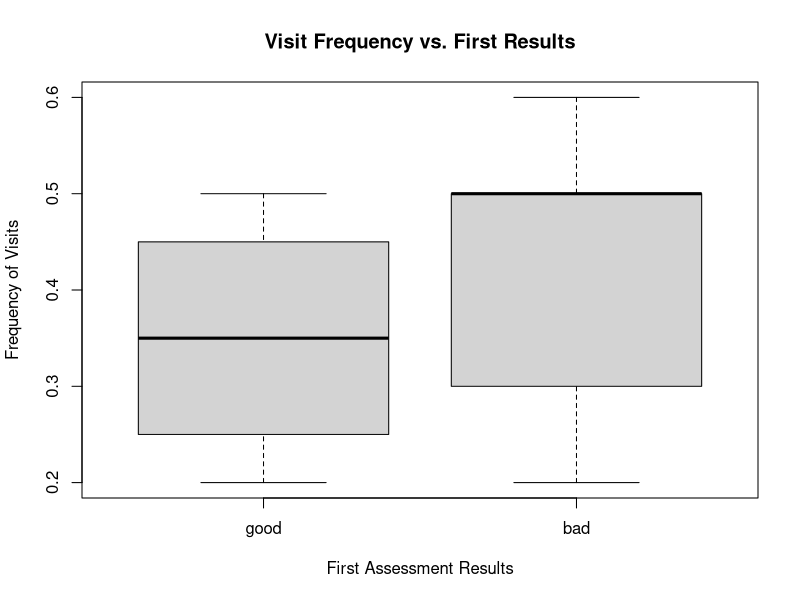
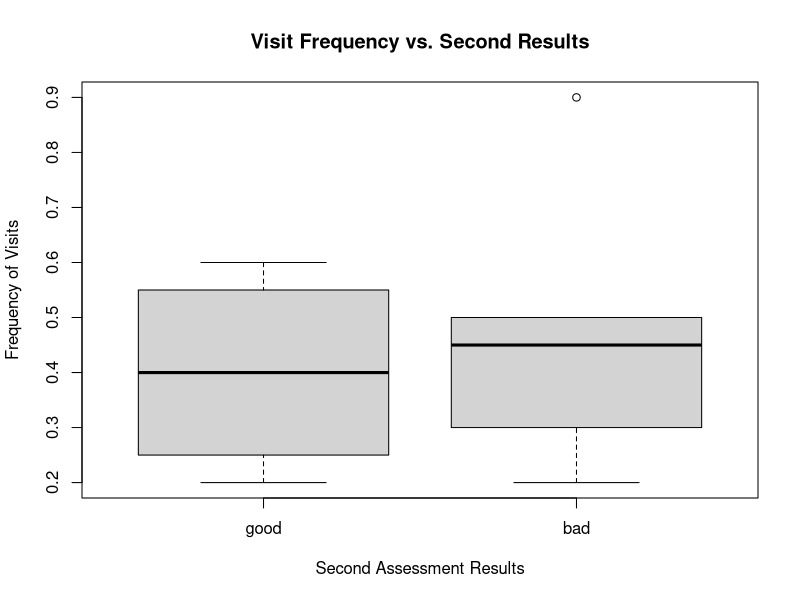
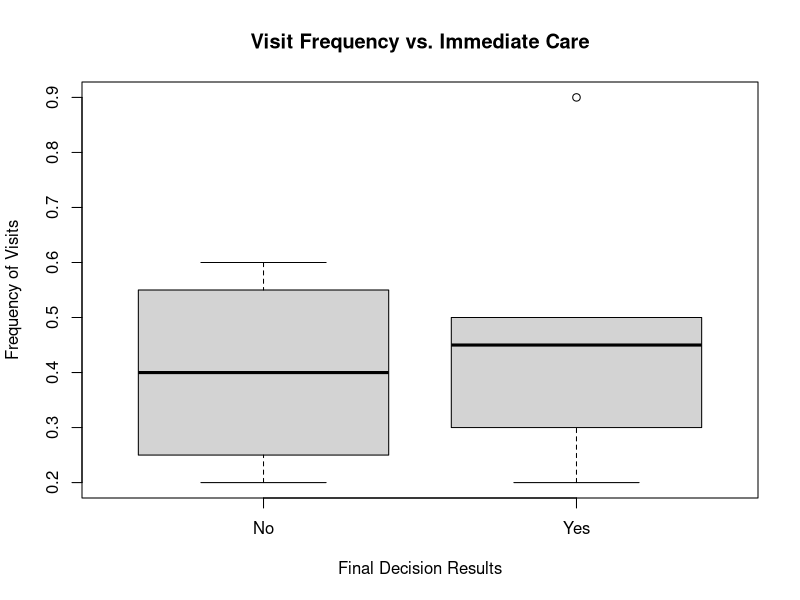
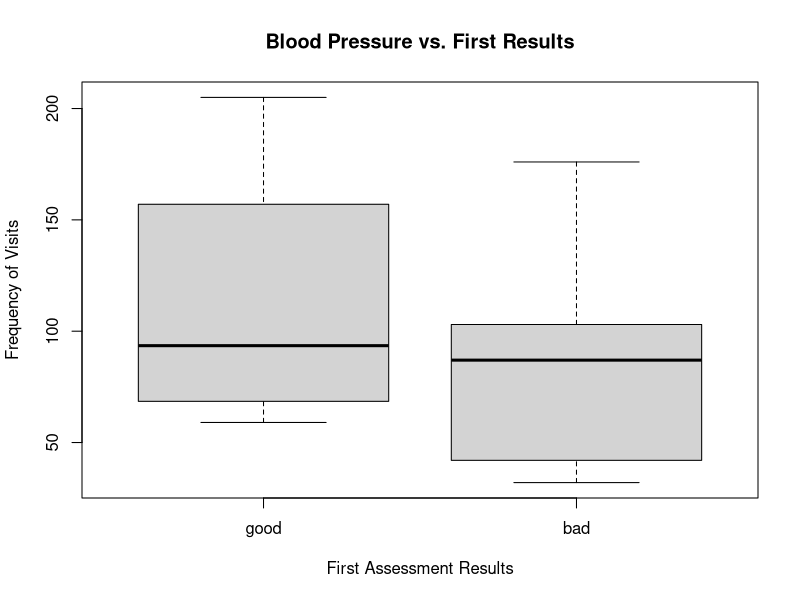
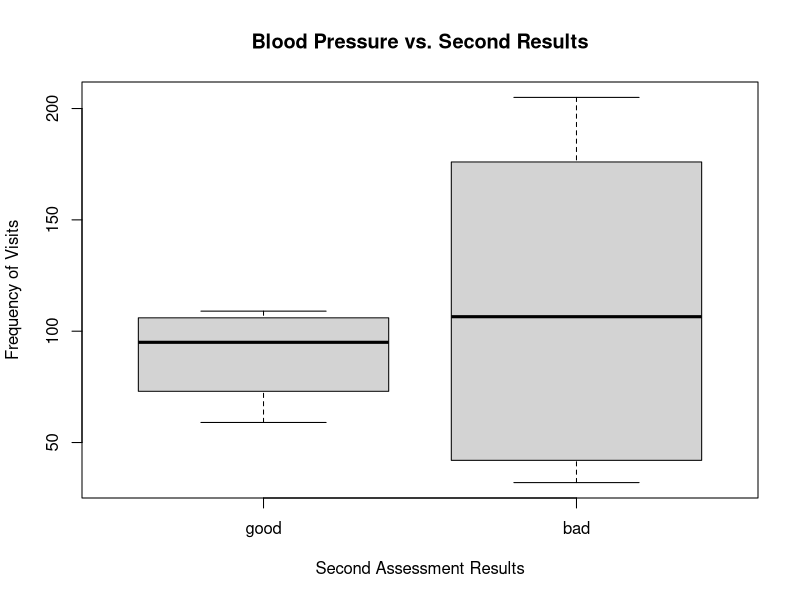
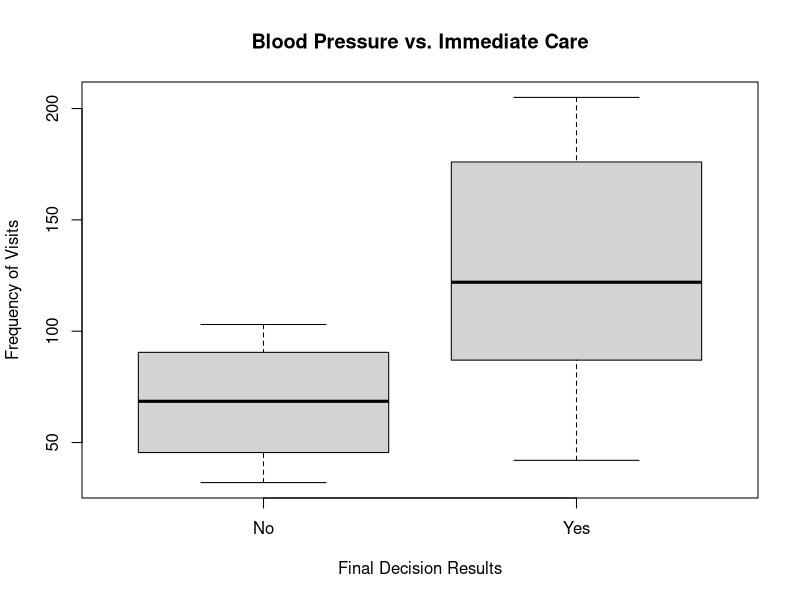
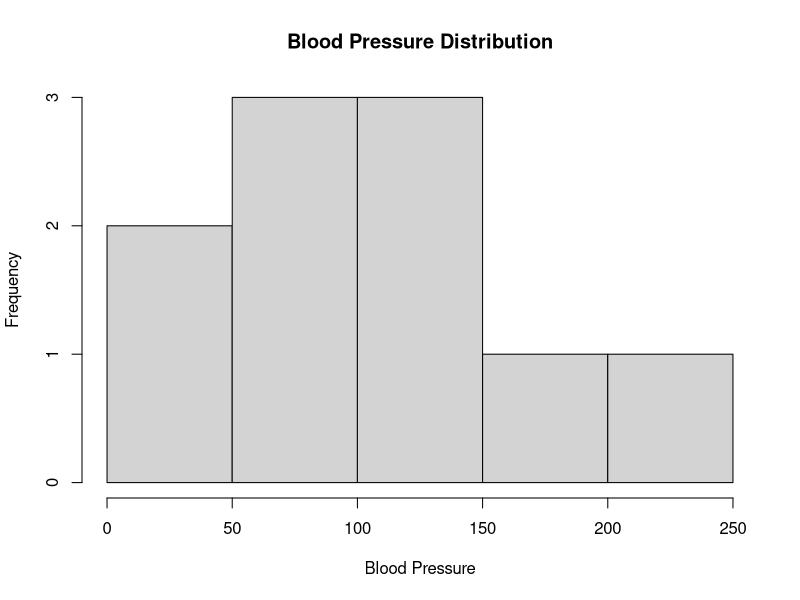
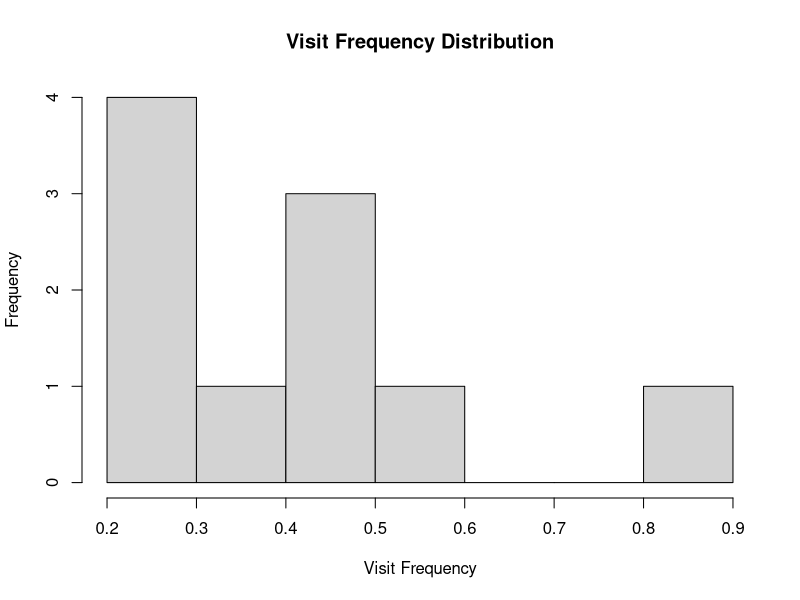

The R source for these figures, in order:
## ---- chunk 1
knitr::opts_chunk$set(echo = TRUE)
## ---- chunk 2

#Vectors and Data Frame

Freq <- c(0.6, 0.3, 0.5, 0.5, 0.2, 0.5, 0.3, 0.4, 0.9, 0.2)
bloodp <- c(103, 87, 32, 42, 59, 109, 78, 205, 135, 176)
first <- c(1, 1, 1, 1, 0, 0, 0, 0, NA, 1)
second <- c(0, 0, 1, 1, 0, 0, 1, 1, 1, 1)
finaldecision <- c(0, 1, 0, 1, 0, 1, 0, 1, 1, 1)

hspPatients <- data.frame(Freq, bloodp, first, second, finaldecision)
hspPatients

#Frequency Boxplots

boxplot(Freq ~ first, hspPatients,
        main = "Visit Frequency vs. First Results",
        xlab = "First Assessment Results",
        ylab = "Frequency of Visits",
        names = c("good", "bad"))
boxplot(Freq ~ second, hspPatients,
        main = "Visit Frequency vs. Second Results",
        xlab = "Second Assessment Results",
        ylab = "Frequency of Visits",
        names = c("good", "bad"))
boxplot(Freq ~ finaldecision, hspPatients,
        main = "Visit Frequency vs. Immediate Care",
        xlab = "Final Decision Results",
        ylab = "Frequency of Visits",
        names = c("No", "Yes"))

#BP Boxplots

boxplot(bloodp ~ first, hspPatients,
        main = "Blood Pressure vs. First Results",
        xlab = "First Assessment Results",
        ylab = "Frequency of Visits",
        names = c("good", "bad"))
boxplot(bloodp ~ second, hspPatients,
        main = "Blood Pressure vs. Second Results",
        xlab = "Second Assessment Results",
        ylab = "Frequency of Visits",
        names = c("good", "bad"))
boxplot(bloodp ~ finaldecision, hspPatients,
        main = "Blood Pressure vs. Immediate Care",
        xlab = "Final Decision Results",
        ylab = "Frequency of Visits",
        names = c("No", "Yes"))

#Histograms

hist(bloodp,
     main = "Blood Pressure Distribution",
     xlab = "Blood Pressure")
hist(Freq,
     main = "Visit Frequency Distribution",
     xlab = "Visit Frequency")
hist(finaldecision,
     main = "Final Decision Distribution",
     xlab = "Final Decision")

